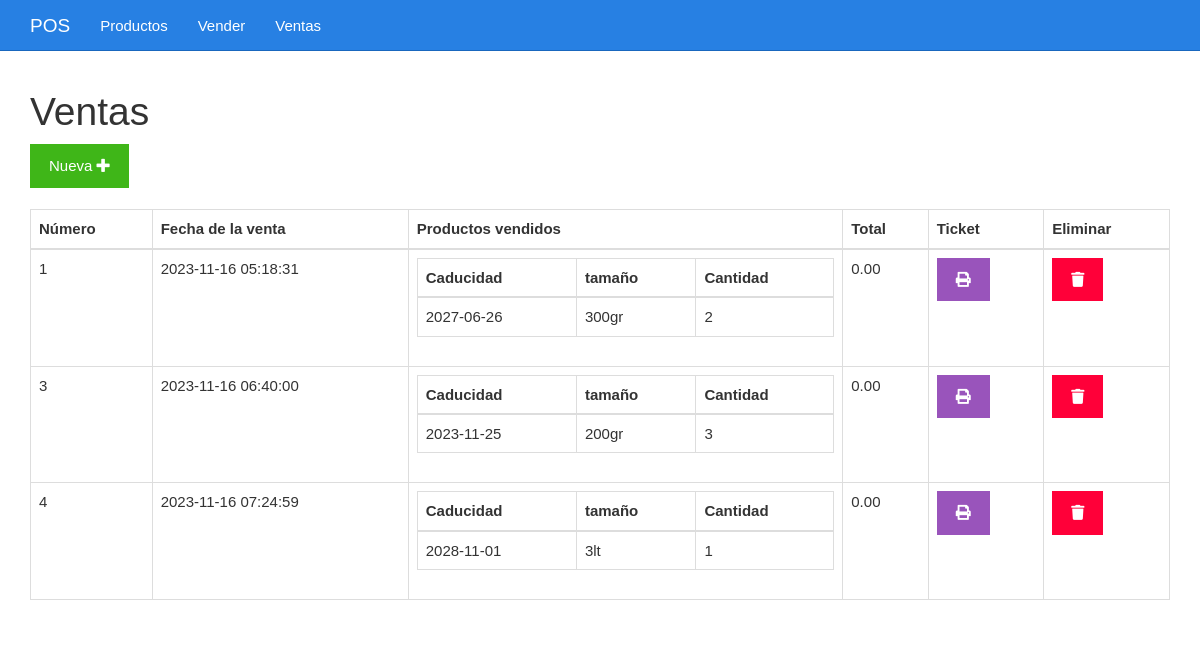
Page /ventas.php on the committed database.
### tables this page shows
CREATE TABLE `ventas` (
  `id` bigint(20) UNSIGNED NOT NULL,
  `fecha` datetime NOT NULL,
  `total` decimal(7,2) DEFAULT NULL
);

### ventas.php (the view)
<?php include_once "encabezado.php" ?>
<?php
include_once "base_de_datos.php";
$sentencia = $base_de_datos->query("SELECT ventas.total, ventas.fecha, ventas.id, GROUP_CONCAT(	productos.caducidad, '..',  productos.tamaño, '..', productos_vendidos.cantidad SEPARATOR '__') AS productos FROM ventas INNER JOIN productos_vendidos ON productos_vendidos.id_venta = ventas.id INNER JOIN productos ON productos.id = productos_vendidos.id_producto GROUP BY ventas.id ORDER BY ventas.id;");
$ventas = $sentencia->fetchAll(PDO::FETCH_OBJ);
?>
	<div class="col-xs-12">
		<h1>Ventas</h1>
		<div>
			<a class="btn btn-success" href="./vender.php">Nueva <i class="fa fa-plus"></i></a>
		</div>
		<br>
		<table class="table table-bordered">
			<thead>
				<tr>
					<th>Número</th>
					<th>Fecha de la venta</th>
					<th>Productos vendidos</th>
					<th>Total</th>
					<th>Ticket</th>
					<th>Eliminar</th>
				</tr>
			</thead>
			<tbody>
				<?php foreach($ventas as $venta){ ?>
				<tr>
					<td><?php echo $venta->id ?></td>
					<td><?php echo $venta->fecha ?></td>
					<td>
						<table class="table table-bordered">
							<thead>
								<tr>
									<th>Caducidad</th>
									<th>tamaño</th>
									<th>Cantidad</th>
								</tr>
							</thead>
							<tbody>
								<?php foreach(explode("__", $venta->productos) as $productosConcatenados){
								$producto = explode("..", $productosConcatenados)
								?>
								<tr>
									<td><?php echo $producto[0] ?></td>
									<td><?php echo $producto[1] ?></td>
									<td><?php echo $producto[2] ?></td>
								</tr>
								<?php } ?>
							</tbody>
						</table>
					</td>
					<td><?php echo $venta->total ?></td>
					<td><a class="btn btn-info" href="<?php echo "imprimirTicket.php?id=" . $venta->id?>"><i class="fa fa-print"></i></a></td>
					<td><a class="btn btn-danger" href="<?php echo "eliminarVenta.php?id=" . $venta->id?>"><i class="fa fa-trash"></i></a></td>
				</tr>
				<?php } ?>
			</tbody>
		</table>
	</div>
<?php include_once "pie.php" ?>

### css/estilo.css (style rules this page uses)
body { padding-top: 70px; }

### rows in the picture
ventas: id "1", fecha "2023-11-16 05:18:31", producto "2027-06-26", producto "300gr", producto "2", total "0.00"
ventas: id "3", fecha "2023-11-16 06:40:00", producto "2023-11-25", producto "200gr", producto "3", total "0.00"
ventas: id "4", fecha "2023-11-16 07:24:59", producto "2028-11-01", producto "3lt", producto "1", total "0.00"
